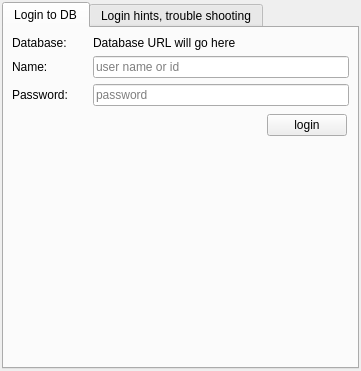
<?xml version="1.0" encoding="UTF-8"?>
<ui version="4.0">
 <class>CDbLoginComponent</class>
 <widget class="QFrame" name="CDbLoginComponent">
  <property name="geometry">
   <rect>
    <x>0</x>
    <y>0</y>
    <width>361</width>
    <height>371</height>
   </rect>
  </property>
  <property name="windowTitle">
   <string>DB login</string>
  </property>
  <layout class="QVBoxLayout" name="vl_LoginComponent">
   <property name="spacing">
    <number>4</number>
   </property>
   <property name="leftMargin">
    <number>2</number>
   </property>
   <property name="topMargin">
    <number>2</number>
   </property>
   <property name="rightMargin">
    <number>2</number>
   </property>
   <property name="bottomMargin">
    <number>2</number>
   </property>
   <item>
    <widget class="QTabWidget" name="tb_LoginToDbAndHints">
     <property name="currentIndex">
      <number>0</number>
     </property>
     <widget class="QWidget" name="tb_LoginToDb">
      <attribute name="title">
       <string>Login to DB</string>
      </attribute>
      <layout class="QVBoxLayout" name="vl_LoginToDb">
       <property name="leftMargin">
        <number>4</number>
       </property>
       <property name="topMargin">
        <number>4</number>
       </property>
       <property name="rightMargin">
        <number>4</number>
       </property>
       <property name="bottomMargin">
        <number>4</number>
       </property>
       <item>
        <widget class="QStackedWidget" name="sw_LoginLogoff">
         <property name="currentIndex">
          <number>0</number>
         </property>
         <widget class="QWidget" name="pg_Login">
          <layout class="QVBoxLayout" name="vl_PageLogin">
           <property name="leftMargin">
            <number>0</number>
           </property>
           <property name="topMargin">
            <number>0</number>
           </property>
           <property name="rightMargin">
            <number>0</number>
           </property>
           <property name="bottomMargin">
            <number>0</number>
           </property>
           <item>
            <widget class="QFrame" name="fr_Login">
             <layout class="QGridLayout" name="gl_Login">
              <property name="leftMargin">
               <number>4</number>
              </property>
              <property name="topMargin">
               <number>4</number>
              </property>
              <property name="rightMargin">
               <number>4</number>
              </property>
              <property name="bottomMargin">
               <number>4</number>
              </property>
              <property name="spacing">
               <number>6</number>
              </property>
              <item row="3" column="2">
               <widget class="QWidget" name="wi_Button" native="true">
                <layout class="QHBoxLayout" name="hl_LoginFrame">
                 <property name="leftMargin">
                  <number>2</number>
                 </property>
                 <property name="topMargin">
                  <number>2</number>
                 </property>
                 <property name="rightMargin">
                  <number>2</number>
                 </property>
                 <property name="bottomMargin">
                  <number>2</number>
                 </property>
                 <item alignment="Qt::AlignRight">
                  <widget class="QPushButton" name="pb_Login">
                   <property name="maximumSize">
                    <size>
                     <width>150</width>
                     <height>16777215</height>
                    </size>
                   </property>
                   <property name="text">
                    <string>login</string>
                   </property>
                  </widget>
                 </item>
                </layout>
               </widget>
              </item>
              <item row="0" column="0">
               <widget class="QLabel" name="lbl_Database">
                <property name="text">
                 <string>Database:</string>
                </property>
               </widget>
              </item>
              <item row="3" column="0">
               <spacer name="hs_Login">
                <property name="orientation">
                 <enum>Qt::Horizontal</enum>
                </property>
                <property name="sizeType">
                 <enum>QSizePolicy::Fixed</enum>
                </property>
                <property name="sizeHint" stdset="0">
                 <size>
                  <width>75</width>
                  <height>10</height>
                 </size>
                </property>
               </spacer>
              </item>
              <item row="5" column="0">
               <spacer name="vs_FrameLogin">
                <property name="orientation">
                 <enum>Qt::Vertical</enum>
                </property>
                <property name="sizeHint" stdset="0">
                 <size>
                  <width>20</width>
                  <height>20</height>
                 </size>
                </property>
               </spacer>
              </item>
              <item row="1" column="0">
               <widget class="QLabel" name="lbl_User">
                <property name="text">
                 <string>Name:</string>
                </property>
               </widget>
              </item>
              <item row="2" column="0">
               <widget class="QLabel" name="lbl_Password">
                <property name="text">
                 <string>Password:</string>
                </property>
               </widget>
              </item>
              <item row="2" column="2">
               <widget class="QLineEdit" name="le_Password">
                <property name="echoMode">
                 <enum>QLineEdit::PasswordEchoOnEdit</enum>
                </property>
                <property name="placeholderText">
                 <string>password</string>
                </property>
                <property name="clearButtonEnabled">
                 <bool>true</bool>
                </property>
               </widget>
              </item>
              <item row="1" column="2">
               <widget class="QLineEdit" name="le_Username">
                <property name="maxLength">
                 <number>40</number>
                </property>
                <property name="placeholderText">
                 <string>user name or id</string>
                </property>
                <property name="clearButtonEnabled">
                 <bool>true</bool>
                </property>
               </widget>
              </item>
              <item row="0" column="2">
               <widget class="QLabel" name="lbl_DatabaseName">
                <property name="text">
                 <string>Database URL will go here</string>
                </property>
                <property name="openExternalLinks">
                 <bool>true</bool>
                </property>
               </widget>
              </item>
             </layout>
            </widget>
           </item>
          </layout>
         </widget>
         <widget class="QWidget" name="pg_Logoff">
          <layout class="QVBoxLayout" name="vl_PageLogoff">
           <property name="leftMargin">
            <number>0</number>
           </property>
           <property name="topMargin">
            <number>0</number>
           </property>
           <property name="rightMargin">
            <number>0</number>
           </property>
           <property name="bottomMargin">
            <number>0</number>
           </property>
           <item>
            <widget class="QFrame" name="fr_Logoff">
             <property name="frameShadow">
              <enum>QFrame::Raised</enum>
             </property>
             <layout class="QGridLayout" name="gl_Logoff">
              <property name="leftMargin">
               <number>4</number>
              </property>
              <property name="topMargin">
               <number>4</number>
              </property>
              <property name="rightMargin">
               <number>4</number>
              </property>
              <property name="bottomMargin">
               <number>4</number>
              </property>
              <property name="spacing">
               <number>6</number>
              </property>
              <item row="4" column="1" alignment="Qt::AlignRight">
               <widget class="QPushButton" name="pb_Logoff">
                <property name="text">
                 <string>logoff</string>
                </property>
               </widget>
              </item>
              <item row="1" column="1">
               <widget class="QPlainTextEdit" name="te_Roles">
                <property name="minimumSize">
                 <size>
                  <width>0</width>
                  <height>40</height>
                 </size>
                </property>
                <property name="documentTitle">
                 <string>User roles</string>
                </property>
                <property name="readOnly">
                 <bool>true</bool>
                </property>
               </widget>
              </item>
              <item row="1" column="0">
               <widget class="QLabel" name="lbl_Roles">
                <property name="text">
                 <string>Roles:</string>
                </property>
               </widget>
              </item>
              <item row="0" column="0">
               <widget class="QLabel" name="lbl_Name">
                <property name="text">
                 <string>Name:</string>
                </property>
               </widget>
              </item>
              <item row="0" column="1">
               <widget class="QLineEdit" name="le_Name">
                <property name="readOnly">
                 <bool>true</bool>
                </property>
                <property name="placeholderText">
                 <string>user name</string>
                </property>
                <property name="clearButtonEnabled">
                 <bool>false</bool>
                </property>
               </widget>
              </item>
              <item row="2" column="1">
               <widget class="QLineEdit" name="le_Info">
                <property name="readOnly">
                 <bool>true</bool>
                </property>
                <property name="placeholderText">
                 <string>info text will go here</string>
                </property>
               </widget>
              </item>
              <item row="2" column="0">
               <widget class="QLabel" name="lbl_Info">
                <property name="text">
                 <string>Info:</string>
                </property>
               </widget>
              </item>
              <item row="4" column="0">
               <spacer name="hs_Logoff">
                <property name="orientation">
                 <enum>Qt::Horizontal</enum>
                </property>
                <property name="sizeType">
                 <enum>QSizePolicy::Fixed</enum>
                </property>
                <property name="sizeHint" stdset="0">
                 <size>
                  <width>75</width>
                  <height>10</height>
                 </size>
                </property>
               </spacer>
              </item>
              <item row="3" column="1">
               <spacer name="vs_Logoff">
                <property name="orientation">
                 <enum>Qt::Vertical</enum>
                </property>
                <property name="sizeHint" stdset="0">
                 <size>
                  <width>20</width>
                  <height>40</height>
                 </size>
                </property>
               </spacer>
              </item>
             </layout>
            </widget>
           </item>
          </layout>
         </widget>
        </widget>
       </item>
      </layout>
     </widget>
     <widget class="QWidget" name="tb_LoginToDbHints">
      <attribute name="title">
       <string>Login hints, trouble shooting</string>
      </attribute>
      <layout class="QVBoxLayout" name="vl_LoginHints">
       <property name="leftMargin">
        <number>4</number>
       </property>
       <property name="topMargin">
        <number>4</number>
       </property>
       <property name="rightMargin">
        <number>4</number>
       </property>
       <property name="bottomMargin">
        <number>4</number>
       </property>
       <item>
        <widget class="QTextBrowser" name="tbr_InfoAndHints">
         <property name="documentTitle">
          <string/>
         </property>
         <property name="readOnly">
          <bool>true</bool>
         </property>
         <property name="html">
          <string>&lt;!DOCTYPE HTML PUBLIC &quot;-//W3C//DTD HTML 4.0//EN&quot; &quot;http://www.w3.org/TR/REC-html40/strict.dtd&quot;&gt;
&lt;html&gt;&lt;head&gt;&lt;meta name=&quot;qrichtext&quot; content=&quot;1&quot; /&gt;&lt;style type=&quot;text/css&quot;&gt;
p, li { white-space: pre-wrap; }
&lt;/style&gt;&lt;/head&gt;&lt;body style=&quot; font-family:'MS Shell Dlg 2'; font-size:8.1pt; font-weight:400; font-style:normal;&quot;&gt;
&lt;p style=&quot; margin-top:0px; margin-bottom:0px; margin-left:0px; margin-right:0px; -qt-block-indent:0; text-indent:0px;&quot;&gt;&lt;br /&gt;&lt;/p&gt;
&lt;ol style=&quot;margin-top: 0px; margin-bottom: 0px; margin-left: 0px; margin-right: 0px; -qt-list-indent: 1;&quot;&gt;&lt;li style=&quot; font-size:8pt;&quot; style=&quot; margin-top:12px; margin-bottom:0px; margin-left:0px; margin-right:0px; -qt-block-indent:0; text-indent:0px;&quot;&gt;You can go directly to the swift DB: ##swiftDb## &lt;/li&gt;
&lt;li style=&quot; font-size:8pt;&quot; style=&quot; margin-top:0px; margin-bottom:0px; margin-left:0px; margin-right:0px; -qt-block-indent:0; text-indent:0px;&quot;&gt;VATSIM SSO is not possible anymore&lt;/li&gt;
&lt;li style=&quot; font-size:8pt;&quot; style=&quot; margin-top:0px; margin-bottom:12px; margin-left:0px; margin-right:0px; -qt-block-indent:0; text-indent:0px;&quot;&gt;If you do not have credentials, you can request access via Discord.</string>
         </property>
         <property name="textInteractionFlags">
          <set>Qt::TextBrowserInteraction</set>
         </property>
        </widget>
       </item>
      </layout>
     </widget>
    </widget>
   </item>
  </layout>
 </widget>
 <tabstops>
  <tabstop>tb_LoginToDbAndHints</tabstop>
  <tabstop>le_Username</tabstop>
  <tabstop>le_Password</tabstop>
  <tabstop>pb_Login</tabstop>
  <tabstop>tbr_InfoAndHints</tabstop>
  <tabstop>pb_Logoff</tabstop>
  <tabstop>le_Name</tabstop>
  <tabstop>le_Info</tabstop>
  <tabstop>te_Roles</tabstop>
 </tabstops>
 <resources/>
 <connections/>
</ui>
